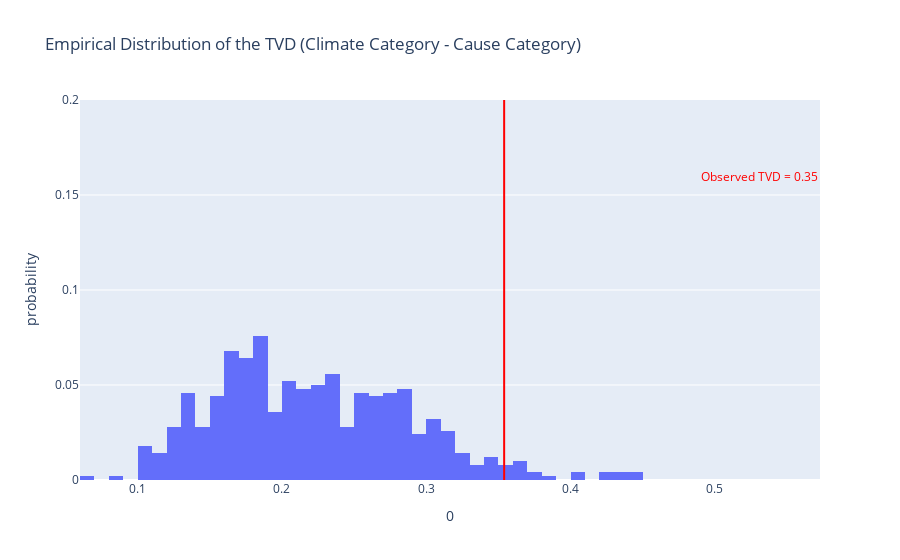

Notebook source saved alongside this figure:
### Code cell
fig = px.histogram(pd.DataFrame(tvds), x=0, nbins=50, histnorm='probability', 
                   title='Empirical Distribution of the TVD (Climate Category - Cause Category)')
fig.add_vline(x=observed_tvd, line_color='red')
fig.add_annotation(text=f'<span style="color:red">Observed TVD = {round(observed_tvd, 2)}</span>',
                   x=1.5 * observed_tvd, showarrow=False, y=0.16)
fig.update_layout(yaxis_range=[0, 0.2])

### Figure 1 — Plotly figure (JSON) as saved in the notebook; plotly's stock layout.template omitted (floating-point values rounded to 4 significant figures; data arrays with more than 128 entries replaced by an {"elided": "..."} marker saying what was removed)
{"data": [{"alignmentgroup": "True", "bingroup": "x", "histnorm": "probability", "hovertemplate": "0=%{x}<br>probability=%{y}<extra></extra>", "legendgroup": "", "marker": {"color": "#636efa", "pattern": {"shape": ""}}, "name": "", "nbinsx": 50, "offsetgroup": "", "orientation": "v", "showlegend": false, "type": "histogram", "x": {"elided": "500 float values"}, "xaxis": "x", "yaxis": "y"}], "layout": {"annotations": [{"showarrow": false, "text": "<span style=\"color:red\">Observed TVD = 0.35</span>", "x": 0.531, "y": 0.16}], "barmode": "relative", "legend": {"tracegroupgap": 0}, "shapes": [{"line": {"color": "red"}, "type": "line", "x0": 0.354, "x1": 0.354, "xref": "x", "y0": 0, "y1": 1, "yref": "y domain"}], "title": {"text": "Empirical Distribution of the TVD (Climate Category - Cause Category)"}, "xaxis": {"anchor": "y", "domain": [0, 1], "title": {"text": "0"}}, "yaxis": {"anchor": "x", "domain": [0, 1], "range": [0, 0.2], "title": {"text": "probability"}}}}
